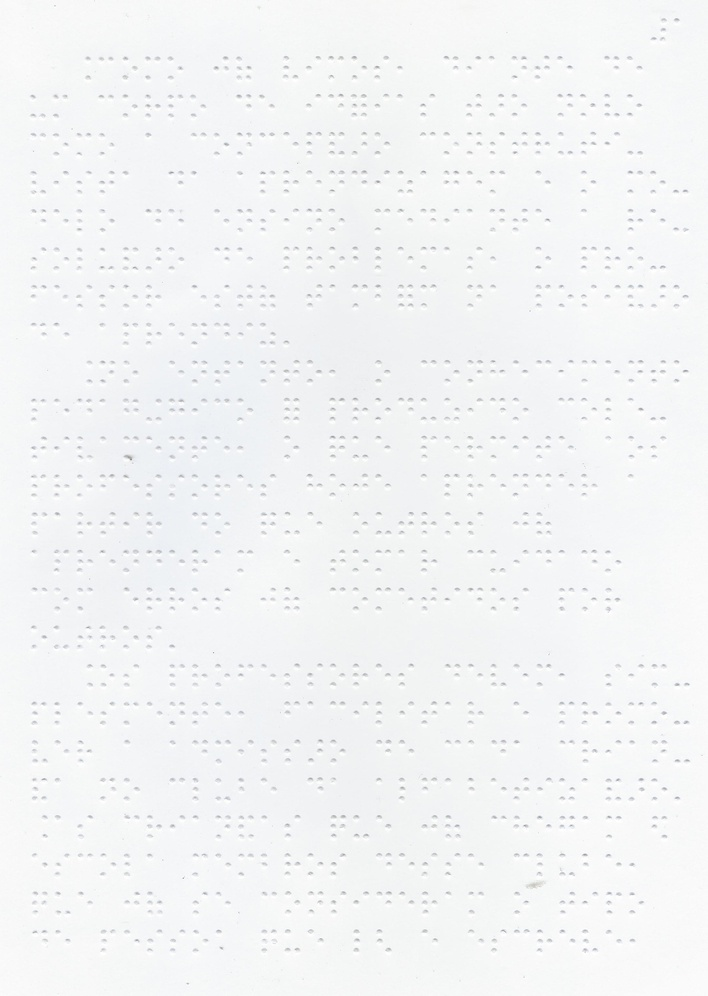
#> input picture newDS/1.jpg, 708 x 996 px, shrunk from 2202 x 3098 before the run
$ python braile.py
#> lines starting #> are read from the running program, lines starting #| are printed output that depends on the picture; after the words box and inside, x2 and y2 are one past the last pixel; in counts of white or black regions, pixels touching at a corner belong together
import numpy as np
import cv2
import os
import copy

def retiraPontosReversos(img):
        #contraste(img, 1, 3)

        img = cv2.cvtColor(img, cv2.COLOR_BGR2GRAY)


        #show_img(img, "initial")

        rows, cols = img.shape
        aux  = np.zeros([rows,cols], dtype=np.uint8)
        for i in range(rows):
                for j in range(cols):
                        aux[i,j] = img[i,j]
        #Pega imagem original


        img = cv2.medianBlur(img, 5)


        #img2 = negacao(img2)
        img = gama(img, 1, 2, 1)

        #img2 = gama(img2, 1, 1.5, 2)

        ret, thresh = cv2.threshold(img, 200, 255, cv2.THRESH_BINARY)
        kernel = np.ones((3,3),np.uint8)
        thresh = cv2.erode(thresh,kernel,iterations = 4)


        #show_img(img3, "final")
        thresh = negacao(thresh)
        cv2.imwrite("preprocessing/ready.jpg", thresh)
        return img


def gama(img, c, gama, n):
        rows, cols = img.shape

        for i in range(rows):
                for j in range(cols):
                        aux = (img[i,j]*1.0)/255
                        value = c * (aux)**gama
                        value = value*255
                        if(value > 255):
                                img[i,j] = 255
                        else:
                                img[i,j] = value
        #show_img(img, "Gama "+str(n))
        return img


def negacao(img):

        rows, cols = img.shape

        for i in range(rows):
                for j in range(cols):
                        img[i,j] = 255 - img[i,j]

        #show_img(img, "negativa")
        return img


def show_img(img, name):
        cv2.imshow(name, img)
        cv2.waitKey(0)


filename = "../newDS/1.jpg"
roi = cv2.imread(filename)
#> roi is the input picture: shape (996, 708, 3); mean B, G, R 245.3, 244.5, 243.3


#HoughCirc(roi)
retiraPontosReversos(roi)
#> in retiraPontosReversos, `ret, thresh = cv2.threshold(img, 200, 255, cv2.THRESH_BINARY)`:
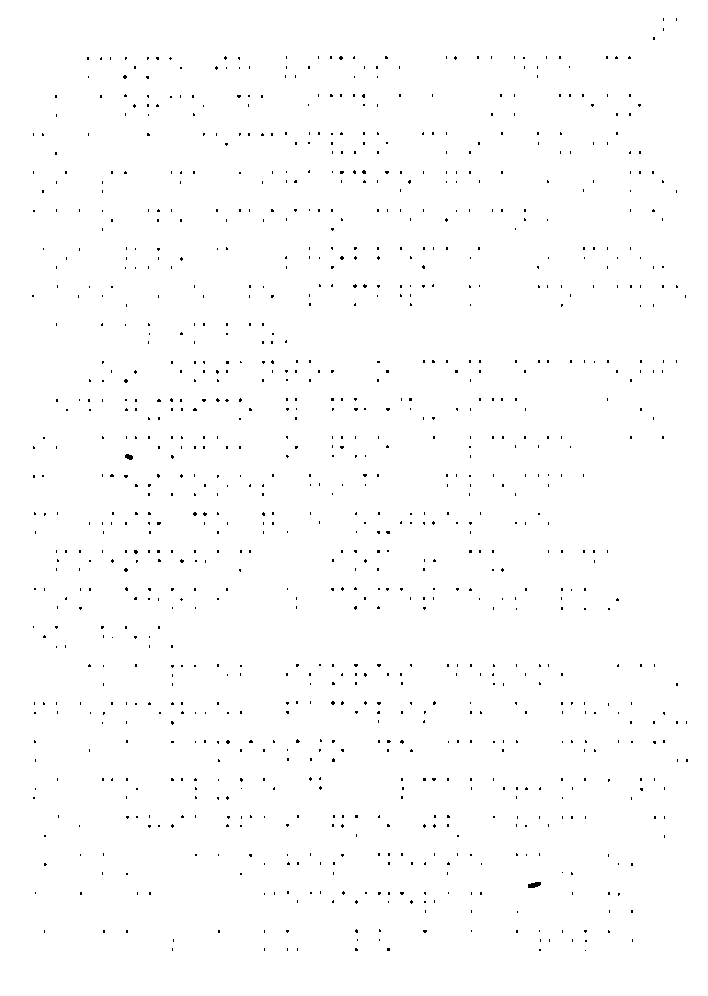
#> thresh: shape (996, 708); 99.2% white; black in thin lines or dots, all inside (x1, y1, x2, y2) = (32, 18, 688, 951)
#> in retiraPontosReversos, `thresh = cv2.erode(thresh,kernel,iterations = 4)`:
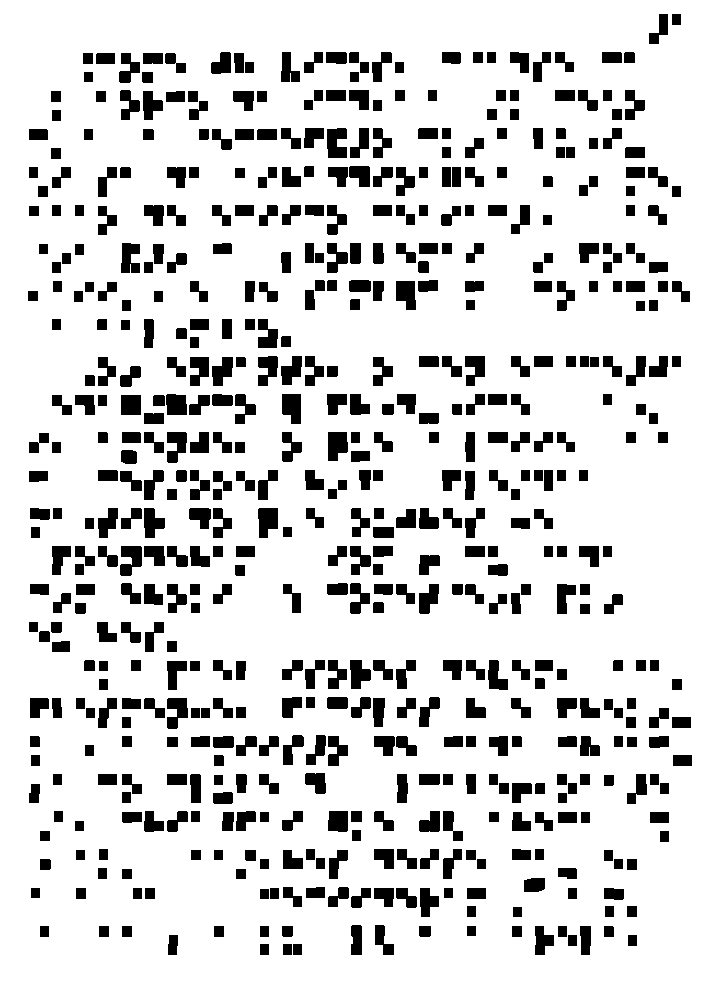
#> thresh: shape (996, 708); 84.5% white; 574 black regions, largest, box (x1, y1, x2, y2) and area: (327, 128, 347, 158) 500, (258, 508, 278, 538) 490, (328, 432, 348, 461) 489

$ run again, with newDS/2.jpg copied over newDS/1.jpg
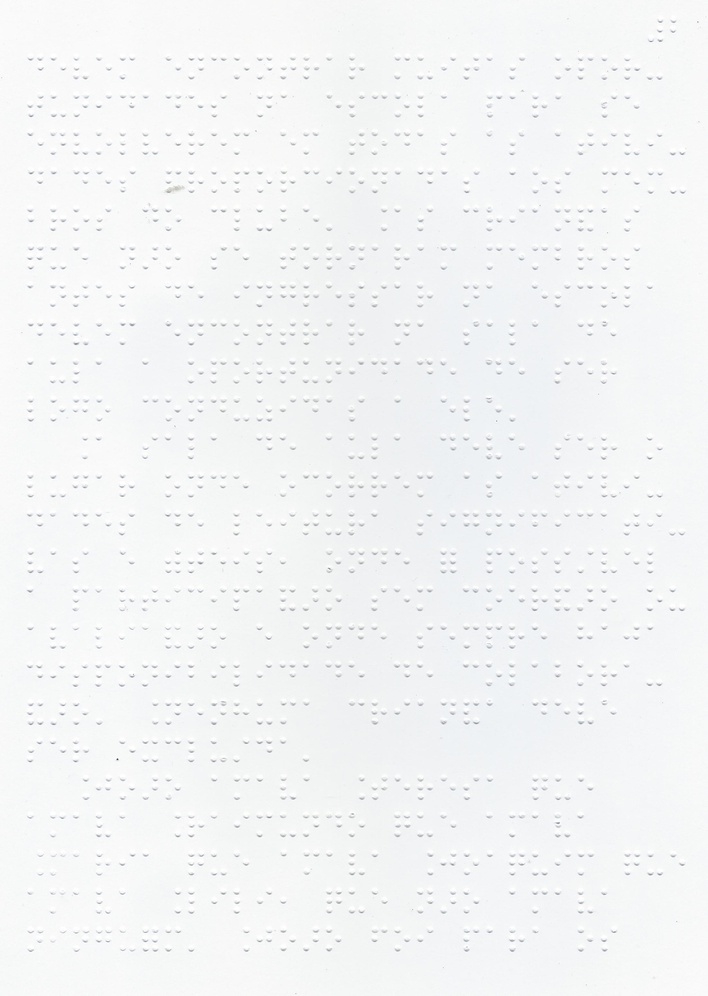
#> input picture newDS/2.jpg, 708 x 996 px, shrunk from 2202 x 3098 before the run
#> roi is the input picture: shape (996, 708, 3); mean B, G, R 245.5, 244.9, 243.6
#> in retiraPontosReversos, `ret, thresh = cv2.threshold(img, 200, 255, cv2.THRESH_BINARY)`:
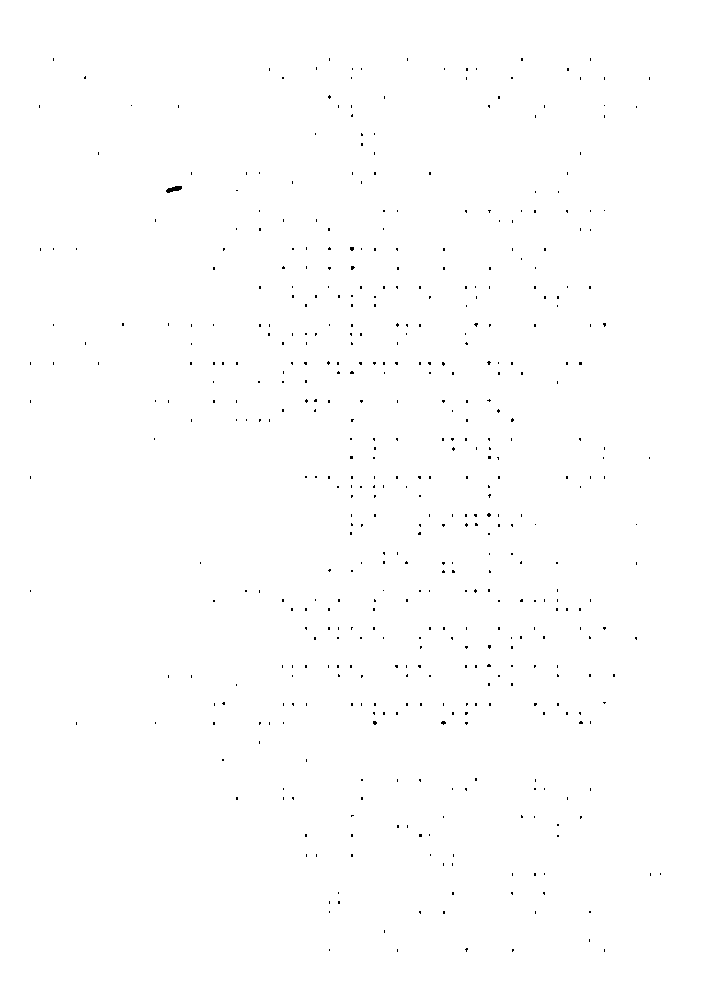
#> thresh: shape (996, 708); 99.7% white; black in thin lines or dots, all inside (x1, y1, x2, y2) = (30, 58, 661, 952)
#> in retiraPontosReversos, `thresh = cv2.erode(thresh,kernel,iterations = 4)`:
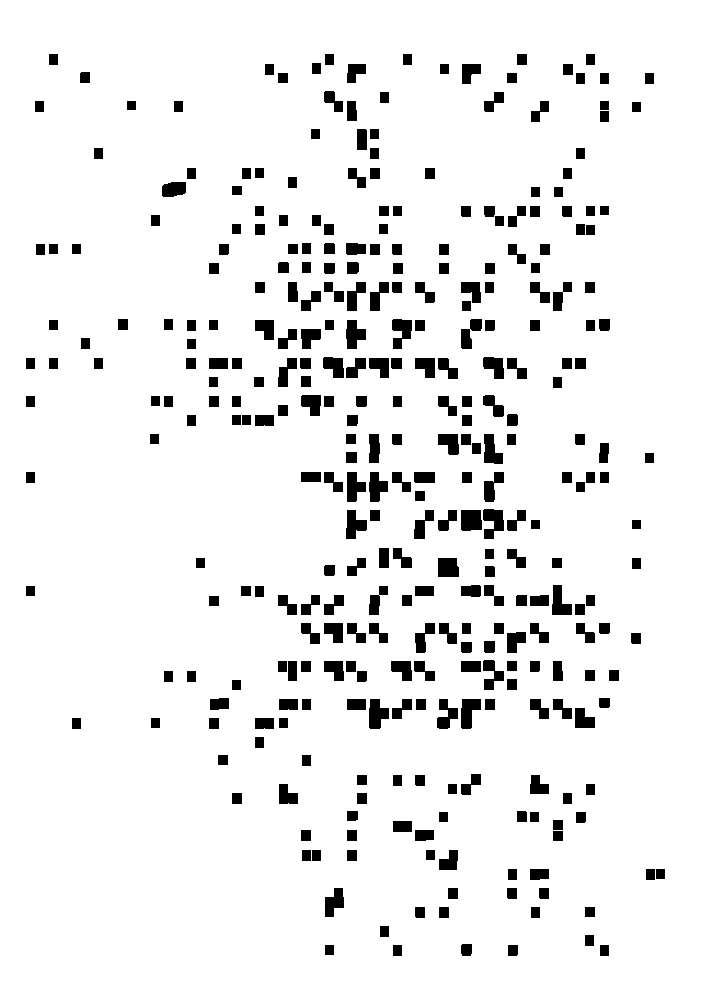
#> thresh: shape (996, 708); 92.8% white; 330 black regions, largest, box (x1, y1, x2, y2) and area: (483, 509, 504, 539) 430, (369, 699, 389, 729) 428, (461, 510, 482, 531) 419

$ run again, with newDS/3.jpg copied over newDS/1.jpg
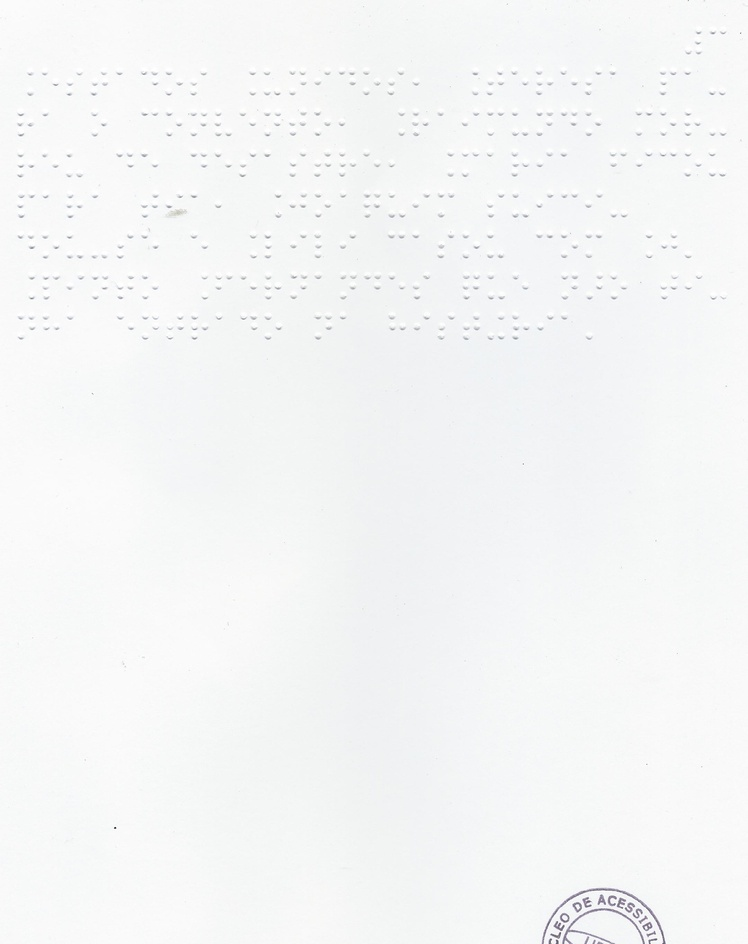
#> input picture newDS/3.jpg, 748 x 944 px, shrunk from 2160 x 2727 before the run
#> roi is the input picture: shape (944, 748, 3); mean B, G, R 246.3, 246.1, 245
#> in retiraPontosReversos, `ret, thresh = cv2.threshold(img, 200, 255, cv2.THRESH_BINARY)`:
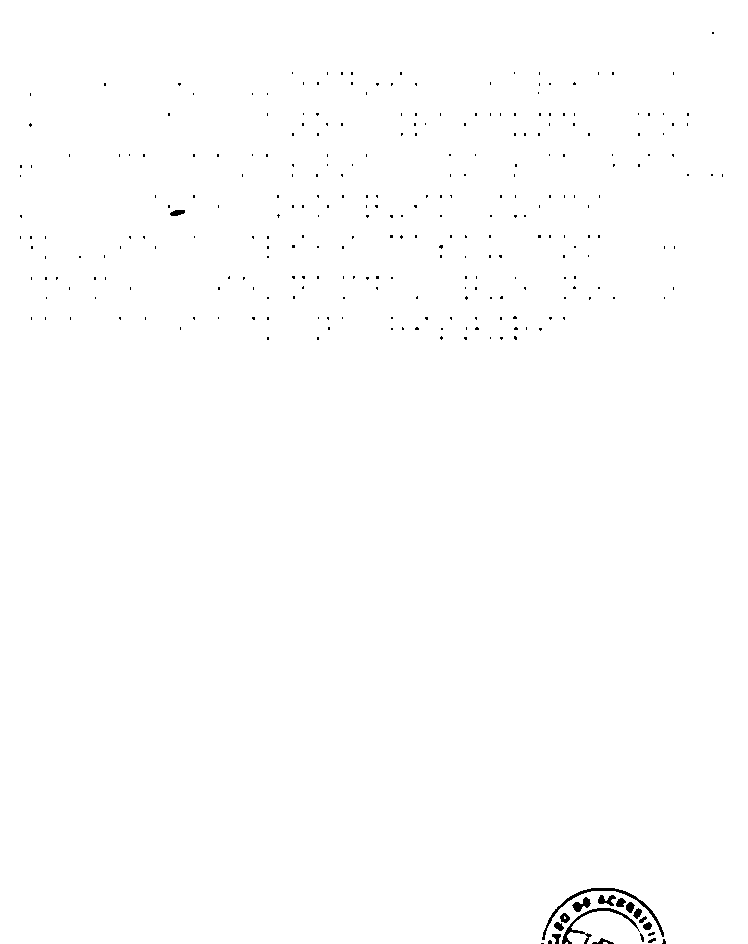
#> thresh: shape (944, 748); 99.6% white; black in thin lines or dots
#> in retiraPontosReversos, `thresh = cv2.erode(thresh,kernel,iterations = 4)`:
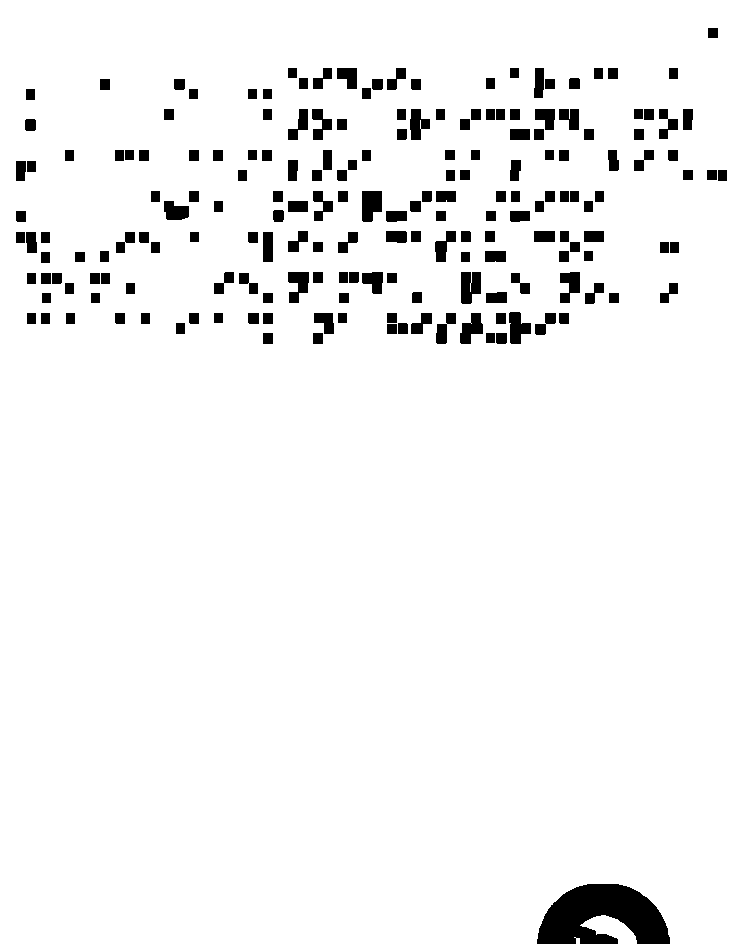
#> thresh: shape (944, 748); 95.2% white; 188 black regions, largest, box (x1, y1, x2, y2) and area: (537, 884, 670, 944) 5488, (362, 191, 382, 222) 528, (461, 272, 481, 304) 528

$ run again, with newDS/4.jpg copied over newDS/1.jpg
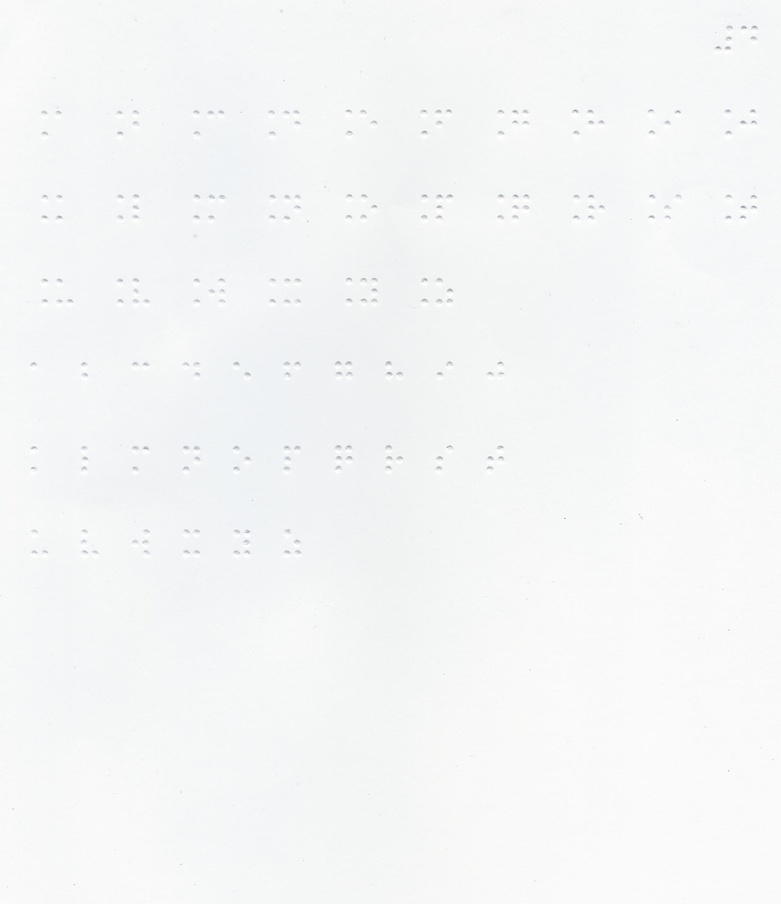
#> input picture newDS/4.jpg, 781 x 904 px, shrunk from 2199 x 2547 before the run
#> roi is the input picture: shape (904, 781, 3); mean B, G, R 246.7, 246.5, 245.2
#> in retiraPontosReversos, `ret, thresh = cv2.threshold(img, 200, 255, cv2.THRESH_BINARY)`:
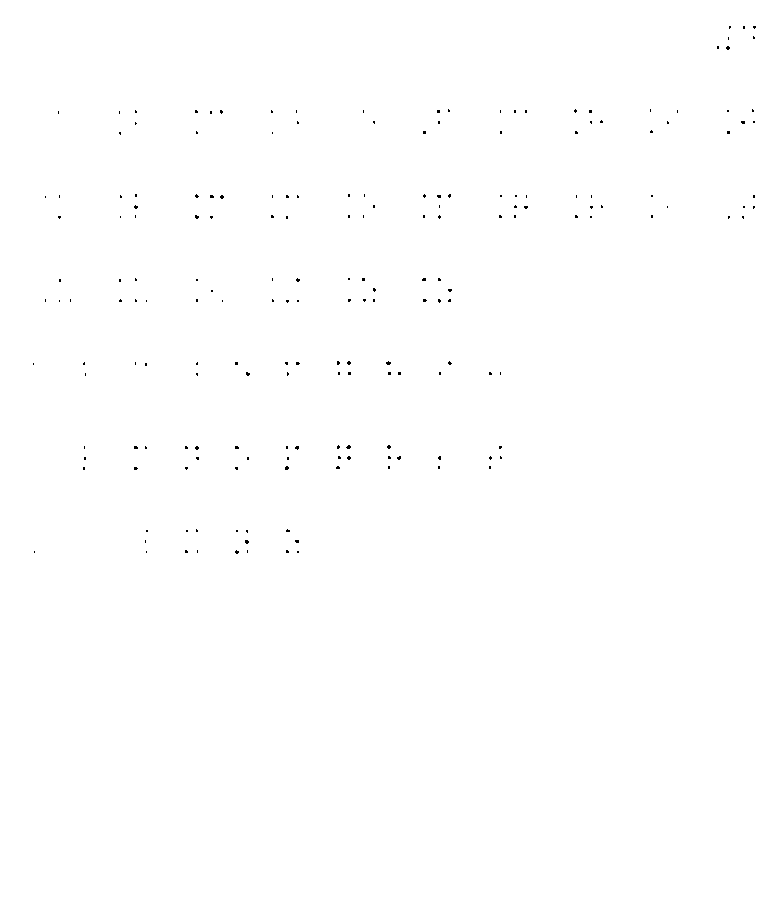
#> thresh: shape (904, 781); 99.8% white; black in thin lines or dots, all inside (x1, y1, x2, y2) = (33, 26, 756, 554)
#> in retiraPontosReversos, `thresh = cv2.erode(thresh,kernel,iterations = 4)`:
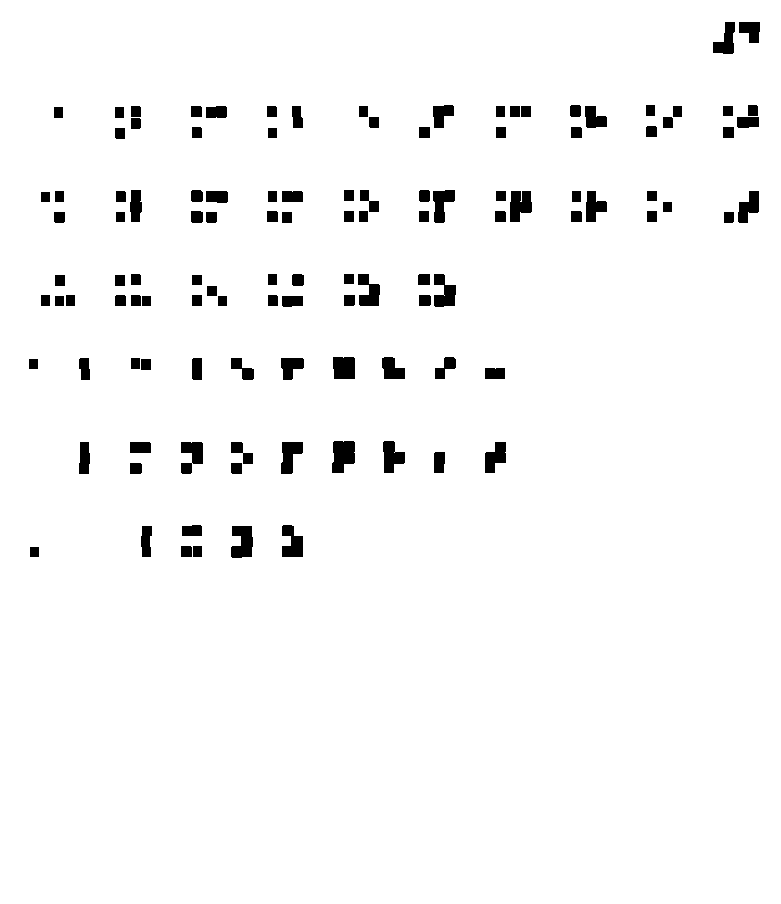
#> thresh: shape (904, 781); 96.9% white; 116 black regions, largest, box (x1, y1, x2, y2) and area: (332, 441, 355, 473) 601, (231, 526, 253, 558) 560, (510, 191, 532, 222) 538
